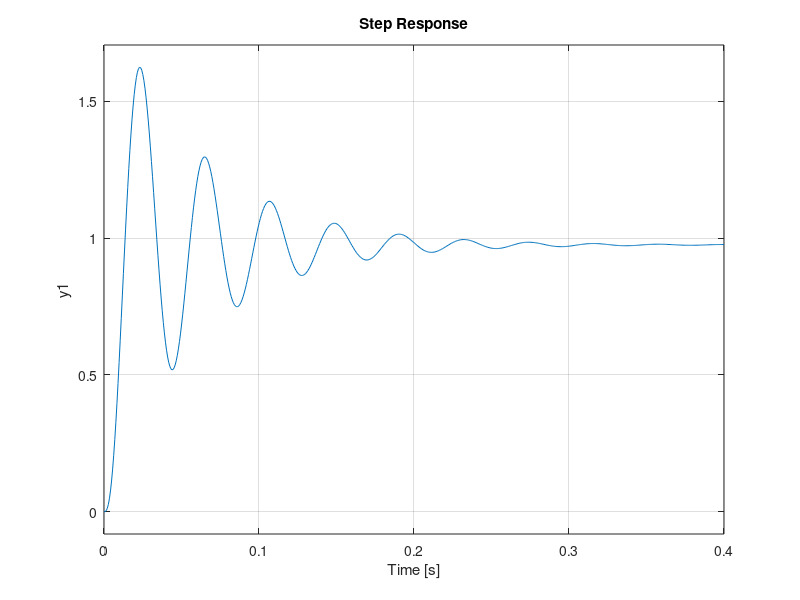

Write the MATLAB code that produced this figure. (Note: this script raises an error after producing the figure.)
%test to see if the Kp15 model matches with the Kp7 model
clear
clc
close all

%% define system
s = tf('s');
Kp = 7;
ol_tf = 1.437e6/(s^3+484.5*s^2+38025*s+2.53e5)
% sysD_ol = c2d(ol_tf, Ts, 'ZOH'); %let's compare the digital system
cl_tf = feedback(Kp*ol_tf, 1);

figure
step(cl_tf)
model = cl_tf;

%% read raw step Kp7 data
path = "D:\Github\Control-Labs\MicrocontrollerLab\Lab7\raw_step_Kp7.csv";
raw_step = csvread(path, 2, 0);
time_step_scope = raw_step(:,1);
V_in_step_scope = raw_step(:,2);
V_out_step_scope = raw_step(:,3);

%plot the raw data
figure
plot(time_step_scope, V_in_step_scope, time_step_scope, V_out_step_scope, 'd')
title('Raw step data')
ylabel('Voltage (V)')
xlabel('Time (s)')
grid on

path = "D:\Github\Control-Labs\MicrocontrollerLab\Lab7\raw_step_Kp15.csv";
raw_step = csvread(path, 2, 0);
time_step_scope_15 = raw_step(:,1);
V_in_step_scope_15 = raw_step(:,2);
V_out_step_scope_15 = raw_step(:,3);
%scale and normalize and shift the data
% min_vin = min(V_in_step_scope);
% v_in_amp = max(V_in_step_scope)-min(V_in_step_scope);
% idx = find(time_step_scope > 0 & time_step_scope < 0.153); %shift time
% time_step_scope = time_step_scope(idx); 
% V_in_step_scope = V_in_step_scope(idx);
% V_in_step_scope = V_in_step_scope - min_vin;
% V_out_step_scope = V_out_step_scope(idx);
% V_out_step_scope = (V_out_step_scope - 0.336)/v_in_amp;
t_step_mod_15 = linspace(min(time_step_scope_15), max(time_step_scope_15), length(time_step_scope_15));
t_step_mod = linspace(min(time_step_scope), max(time_step_scope), length(time_step_scope));
% [step_model, t_step_model] = step(model);
[step_model, t_step_model] = lsim(model, V_in_step_scope, t_step_mod);
[step_model_15, t_step_model_15] = lsim(model, V_in_step_scope_15, t_step_mod_15);

% %plot the shifted data
% figure 
% plot(time_step_scope, V_in_step_scope, time_step_scope, V_out_step_scope, 'o')
% title('Raw step data')
% ylabel('Voltage (V)')
% xlabel('Time (s)')
% grid on
%plot to compare step response of the model and raw data
figure
plot(t_step_model, step_model)
hold on
plot(time_step_scope, V_out_step_scope, '-')
grid on
ylabel('Voltage (V)')
xlabel('Time (s)')
title('Comparing theoretical step response of Kp = 1 model with Kp = 7 response data')

% Kp 15
figure
plot(t_step_model_15, step_model_15)
hold on
plot(time_step_scope_15, V_out_step_scope_15, '-')
grid on
ylabel('Voltage (V)')
xlabel('Time (s)')
title('Comparing theoretical step response of Kp = 1 model with Kp = 15 response data')